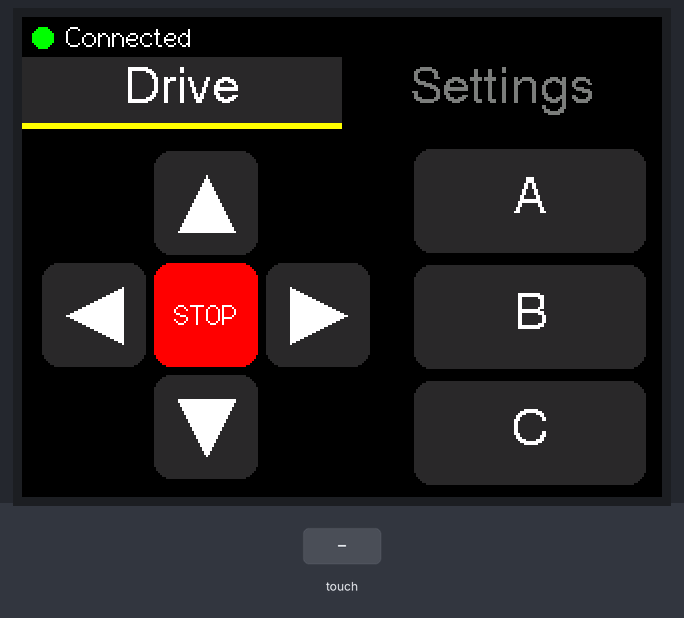
Bench run of a program on a simulated ESP32. Shown: 320×240 colour display. The test bench sets the inputs (shaded band). EEPROM starts erased; USB keyboard and mouse output is not drawn.

Above: at 1.5 s.
1.6 s: touch panel pressed at 62 % / 10 % of its raw x / y range
At 2.9 s:
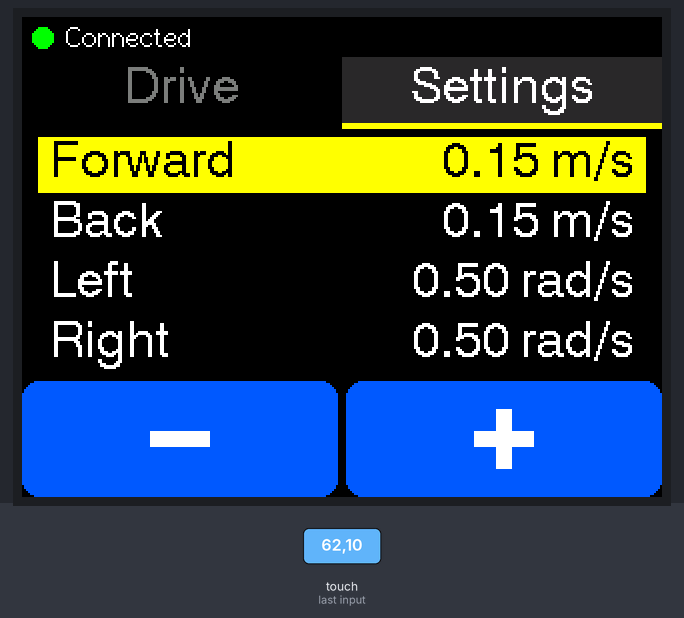
3.2 s: touch panel pressed at 13 % / 70 % of its raw x / y range
At 3.9 s:
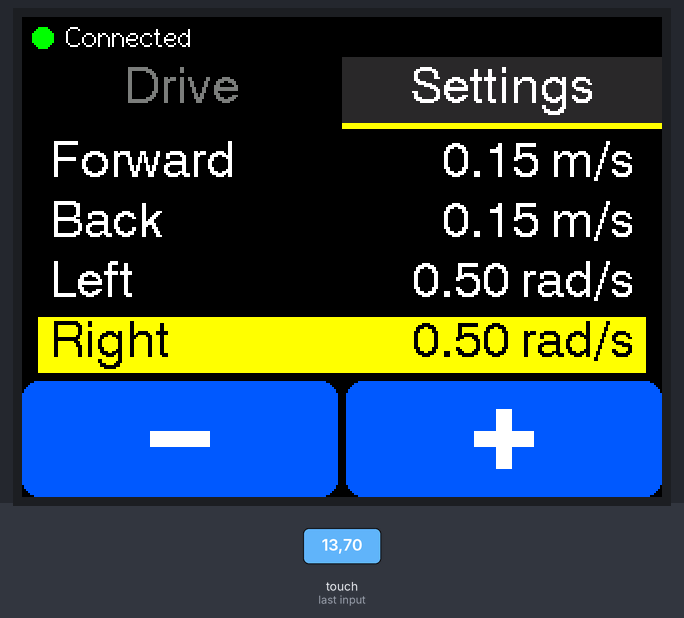
Timing chart, 0 to 6.2 s (numbered marks = the images above; inputs shaded):
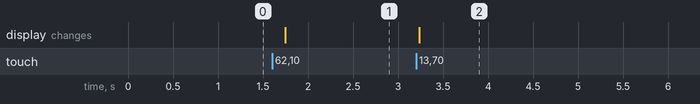

Measured:
- after the input at 1.6 s, the display: changes after 0.15 s (image 1)
- after the input at 3.2 s, the display: changes at once (image 2)

The program:

main.cpp
```cpp
// Yellow Pad, tabbed design: a touchscreen BLE gamepad for driving a ROS robot via teleop_twist_joy.
//
// Drive tab: holding an arrow moves the left stick in that direction and holds
// button 1 (the teleop enable / dead-man button). A, B and C hold buttons 2-4.
// Releasing stops. Settings tab: per-direction speeds in m/s and rad/s, saved in flash.
//
// The first design (arrows + speed panel in %) is in arrows_v1.cpp (env cyd_v1).

#include <Arduino.h>
#include <BleGamepad.h>
#include <Preferences.h>
#include <SPI.h>
#include <TFT_eSPI.h>
#include <XPT2046_Touchscreen.h>

// Touch controller is on its own SPI bus on the CYD.
constexpr int TOUCH_CS = 33;
constexpr int TOUCH_IRQ = 36;
constexpr int TOUCH_MOSI = 32;
constexpr int TOUCH_MISO = 39;
constexpr int TOUCH_CLK = 25;

// Raw touch range, typical for the CYD. Adjust if taps land off-target.
constexpr int RAW_X_MIN = 200, RAW_X_MAX = 3700;
constexpr int RAW_Y_MIN = 240, RAW_Y_MAX = 3800;

constexpr int16_t AXIS_MIN = 0;
constexpr int16_t AXIS_MAX = 32767;
constexpr int16_t AXIS_CENTER = 16384;

// The robot's speed at full stick. Must match scale_linear.x and
// scale_angular.yaw in yellow_pad/config/yellow_pad.yaml.
constexpr int LINEAR_MAX = 300;    // mm/s (0.3 m/s)
constexpr int ANGULAR_MAX = 1000;  // mrad/s (1.0 rad/s)

constexpr uint32_t LOOP_MS = 20;

enum Dir { UP, DOWN, LEFT, RIGHT, DIR_COUNT, NONE = -1 };
enum Tab { DRIVE, SETTINGS, TAB_COUNT };
const char* const TAB_NAMES[TAB_COUNT] = {"Drive", "Settings"};

constexpr int ACTION_COUNT = 3;
const char* const ACTION_LABELS[ACTION_COUNT] = {"A", "B", "C"};
const uint8_t ACTION_BUTTONS[ACTION_COUNT] = {BUTTON_2, BUTTON_3, BUTTON_4};

// A numeric setting, stored in thousandths of its unit (mm/s, mrad/s).
struct Setting {
  const char* label;
  const char* unit;
  const char* key;  // NVS key
  int step, max, fallback;
  int value;
};

// The first four are the speeds, indexed by Dir; their max is the full-stick speed.
// New settings go after them.
Setting settings[] = {
    {"Forward", "m/s", "up", 50, LINEAR_MAX, 150, 0},
    {"Back", "m/s", "down", 50, LINEAR_MAX, 150, 0},
    {"Left", "rad/s", "left", 100, ANGULAR_MAX, 500, 0},
    {"Right", "rad/s", "right", 100, ANGULAR_MAX, 500, 0},
};
constexpr int SETTING_COUNT = sizeof(settings) / sizeof(settings[0]);

struct Rect {
  int16_t x, y, w, h;
  bool contains(int px, int py) const { return px >= x && px < x + w && py >= y && py < y + h; }
};

// Layout for a 320x240 landscape screen: status line, tab bar, page.
constexpr int STATUS_H = 20;
const Rect TAB_RECTS[TAB_COUNT] = {{0, 20, 160, 36}, {160, 20, 160, 36}};
constexpr int PAGE_Y = 58;

// Drive page.
constexpr int PAD_CX = 92, PAD_CY = 149, KEY = 56, HALF = KEY / 2;
const Rect ARROW_RECTS[DIR_COUNT] = {
    {PAD_CX - HALF, PAD_CY - HALF - KEY, KEY, KEY},  // up
    {PAD_CX - HALF, PAD_CY + HALF, KEY, KEY},        // down
    {PAD_CX - HALF - KEY, PAD_CY - HALF, KEY, KEY},  // left
    {PAD_CX + HALF, PAD_CY - HALF, KEY, KEY},        // right
};
const Rect STOP_RECT = {PAD_CX - HALF, PAD_CY - HALF, KEY, KEY};
const Rect ACTION_RECTS[ACTION_COUNT] = {{196, 66, 116, 52}, {196, 124, 116, 52}, {196, 182, 116, 52}};

// Settings page. Rows fit four settings above the -/+ buttons; more will need paging.
// The -/+ buttons run to the screen edges; the drawn area is the touch area.
constexpr int ROW_Y = 60, ROW_H = 30;
const Rect MINUS_RECT = {0, 182, 158, 58};
const Rect PLUS_RECT = {162, 182, 158, 58};

constexpr uint16_t COLOR_BG = TFT_BLACK;
constexpr uint16_t COLOR_KEY = 0x2945;  // dark grey
constexpr uint16_t COLOR_ACTIVE = TFT_GREEN;
constexpr uint16_t COLOR_STOP = TFT_RED;
constexpr uint16_t COLOR_SELECT = TFT_YELLOW;
constexpr uint16_t COLOR_ADJUST = 0x02DF;  // medium blue

TFT_eSPI tft;
SPIClass touchSpi(VSPI);
XPT2046_Touchscreen touch(TOUCH_CS, TOUCH_IRQ);
BleGamepad gamepad("Yellow Pad", "pitosalas", 100);
Preferences prefs;

Tab tab = DRIVE;
int selected = 0;
Dir active = NONE;
int actionHeld = -1;
int adjustHeld = 0;  // -1 while the finger is on -, +1 on +
bool stopHeld = false;
bool wasTouched = false;
bool wasConnected = false;

Rect settingRect(int i) { return {8, static_cast<int16_t>(ROW_Y + i * ROW_H), 304, ROW_H - 2}; }

String formatSetting(const Setting& s) { return String(s.value / 1000.0f, 2) + " " + s.unit; }

void drawArrowGlyph(const Rect& r, Dir d, uint16_t color) {
  int cx = r.x + r.w / 2, cy = r.y + r.h / 2, s = 14;
  switch (d) {
    case UP: tft.fillTriangle(cx, cy - s, cx - s, cy + s, cx + s, cy + s, color); break;
    case DOWN: tft.fillTriangle(cx, cy + s, cx - s, cy - s, cx + s, cy - s, color); break;
    case LEFT: tft.fillTriangle(cx - s, cy, cx + s, cy - s, cx + s, cy + s, color); break;
    case RIGHT: tft.fillTriangle(cx + s, cy, cx - s, cy - s, cx - s, cy + s, color); break;
    default: break;
  }
}

void drawArrow(Dir d) {
  const Rect& r = ARROW_RECTS[d];
  bool on = active == d;
  tft.fillRoundRect(r.x + 2, r.y + 2, r.w - 4, r.h - 4, 8, on ? COLOR_ACTIVE : COLOR_KEY);
  drawArrowGlyph(r, d, on ? TFT_BLACK : TFT_WHITE);
}

void drawStop() {
  const Rect& r = STOP_RECT;
  tft.fillRoundRect(r.x + 2, r.y + 2, r.w - 4, r.h - 4, 8, stopHeld ? TFT_WHITE : COLOR_STOP);
  tft.setTextColor(stopHeld ? COLOR_STOP : TFT_WHITE);
  tft.setTextDatum(MC_DATUM);
  tft.drawString("STOP", r.x + r.w / 2, r.y + r.h / 2, 2);
}

void drawAction(int i) {
  const Rect& r = ACTION_RECTS[i];
  bool on = actionHeld == i;
  tft.fillRoundRect(r.x, r.y, r.w, r.h, 8, on ? COLOR_ACTIVE : COLOR_KEY);
  tft.setTextColor(on ? TFT_BLACK : TFT_WHITE);
  tft.setTextDatum(MC_DATUM);
  tft.drawString(ACTION_LABELS[i], r.x + r.w / 2, r.y + r.h / 2, 4);
}

void drawSettingRow(int i) {
  Rect r = settingRect(i);
  bool sel = selected == i;
  tft.fillRect(r.x, r.y, r.w, r.h, sel ? COLOR_SELECT : COLOR_BG);
  tft.setTextColor(sel ? TFT_BLACK : TFT_WHITE);
  tft.setTextDatum(ML_DATUM);
  tft.drawString(settings[i].label, r.x + 6, r.y + r.h / 2, 4);
  tft.setTextDatum(MR_DATUM);
  tft.drawString(formatSetting(settings[i]), r.x + r.w - 6, r.y + r.h / 2, 4);
}

// Draws - (sign -1) or + (sign +1) as thick bars; the font's minus is too small.
void drawAdjust(int sign) {
  const Rect& r = sign < 0 ? MINUS_RECT : PLUS_RECT;
  bool on = adjustHeld == sign;
  uint16_t glyph = on ? TFT_BLACK : TFT_WHITE;
  int cx = r.x + r.w / 2, cy = r.y + r.h / 2, len = 30, thick = 8;
  tft.fillRoundRect(r.x, r.y, r.w, r.h, 8, on ? COLOR_ACTIVE : COLOR_ADJUST);
  tft.fillRect(cx - len / 2, cy - thick / 2, len, thick, glyph);
  if (sign > 0) tft.fillRect(cx - thick / 2, cy - len / 2, thick, len, glyph);
}

void drawStatus(bool connected) {
  tft.fillRect(0, 0, 320, STATUS_H, COLOR_BG);
  tft.fillCircle(10, STATUS_H / 2, 5, connected ? TFT_GREEN : TFT_DARKGREY);
  tft.setTextColor(TFT_WHITE);
  tft.setTextDatum(ML_DATUM);
  tft.drawString(connected ? "Connected" : "Waiting for Bluetooth", 22, STATUS_H / 2, 2);
}

void drawTabs() {
  for (int t = 0; t < TAB_COUNT; t++) {
    const Rect& r = TAB_RECTS[t];
    bool on = tab == t;
    tft.fillRect(r.x, r.y, r.w, r.h, on ? COLOR_KEY : COLOR_BG);
    if (on) tft.fillRect(r.x, r.y + r.h - 3, r.w, 3, COLOR_SELECT);
    tft.setTextColor(on ? TFT_WHITE : TFT_DARKGREY);
    tft.setTextDatum(MC_DATUM);
    tft.drawString(TAB_NAMES[t], r.x + r.w / 2, r.y + r.h / 2 - 1, 4);
  }
}

void drawPage() {
  tft.fillRect(0, PAGE_Y, 320, 240 - PAGE_Y, COLOR_BG);
  if (tab == DRIVE) {
    for (int d = 0; d < DIR_COUNT; d++) drawArrow(static_cast<Dir>(d));
    drawStop();
    for (int i = 0; i < ACTION_COUNT; i++) drawAction(i);
  } else {
    for (int i = 0; i < SETTING_COUNT; i++) drawSettingRow(i);
    drawAdjust(-1);
    drawAdjust(1);
  }
}

void drawAll() {
  tft.fillScreen(COLOR_BG);
  drawStatus(wasConnected);
  drawTabs();
  drawPage();
}

void setButton(uint8_t button, bool down) {
  if (down) {
    gamepad.press(button);
  } else {
    gamepad.release(button);
  }
}

void sendGamepad() {
  int16_t x = AXIS_CENTER, y = AXIS_CENTER;
  if (active != NONE) {
    const Setting& s = settings[active];
    int16_t offset = static_cast<int32_t>(AXIS_MAX - AXIS_CENTER) * s.value / s.max;
    // HID axis minimum is up/left; ROS joy reports that as +1 (forward / turn left).
    switch (active) {
      case UP: y = AXIS_CENTER - offset; break;
      case DOWN: y = AXIS_CENTER + offset; break;
      case LEFT: x = AXIS_CENTER - offset; break;
      case RIGHT: x = AXIS_CENTER + offset; break;
      default: break;
    }
  }
  gamepad.setX(x);
  gamepad.setY(y);
  setButton(BUTTON_1, active != NONE);
  for (int i = 0; i < ACTION_COUNT; i++) setButton(ACTION_BUTTONS[i], actionHeld == i);
  if (gamepad.isConnected()) gamepad.sendReport();
}

void setActive(Dir d) {
  if (d == active) return;
  Dir prev = active;
  active = d;
  if (prev != NONE) drawArrow(prev);
  if (active != NONE) drawArrow(active);
  sendGamepad();
}

void setActionHeld(int i) {
  if (i == actionHeld) return;
  int prev = actionHeld;
  actionHeld = i;
  if (prev >= 0) drawAction(prev);
  if (actionHeld >= 0) drawAction(actionHeld);
  sendGamepad();
}

void setAdjustHeld(int sign) {
  if (sign == adjustHeld) return;
  int prev = adjustHeld;
  adjustHeld = sign;
  if (prev != 0) drawAdjust(prev);
  if (adjustHeld != 0) drawAdjust(adjustHeld);
}

void setStopHeld(bool held) {
  if (held == stopHeld) return;
  stopHeld = held;
  drawStop();
}

void selectTab(Tab t) {
  if (t == tab) return;
  tab = t;
  drawTabs();
  drawPage();
}

void selectSetting(int i) {
  if (i == selected) return;
  int prev = selected;
  selected = i;
  drawSettingRow(prev);
  drawSettingRow(selected);
}

void changeSetting(int steps) {
  Setting& s = settings[selected];
  int v = constrain(s.value + steps * s.step, 0, s.max);
  if (v == s.value) return;
  s.value = v;
  prefs.putInt(s.key, v);
  drawSettingRow(selected);
}

bool readTouch(int& x, int& y) {
  if (!touch.tirqTouched() || !touch.touched()) return false;
  TS_Point p = touch.getPoint();
  x = constrain(map(p.x, RAW_X_MIN, RAW_X_MAX, 0, 319), 0, 319);
  y = constrain(map(p.y, RAW_Y_MIN, RAW_Y_MAX, 0, 239), 0, 239);
  return true;
}

Dir arrowAt(int x, int y) {
  for (int d = 0; d < DIR_COUNT; d++) {
    if (ARROW_RECTS[d].contains(x, y)) return static_cast<Dir>(d);
  }
  return NONE;
}

int actionAt(int x, int y) {
  for (int i = 0; i < ACTION_COUNT; i++) {
    if (ACTION_RECTS[i].contains(x, y)) return i;
  }
  return -1;
}

void handleTouch() {
  int x, y;
  bool touched = readTouch(x, y);
  bool newPress = touched && !wasTouched;
  wasTouched = touched;

  if (!touched) {
    setActive(NONE);
    setActionHeld(-1);
    setAdjustHeld(0);
    setStopHeld(false);
    return;
  }

  // On the Settings page, light up - or + while the finger is on it.
  if (tab == SETTINGS) {
    setAdjustHeld(MINUS_RECT.contains(x, y) ? -1 : PLUS_RECT.contains(x, y) ? 1 : 0);
  }

  // On the Drive page, motion and A/B/C follow the finger; sliding off releases.
  if (tab == DRIVE) {
    setActive(arrowAt(x, y));
    setActionHeld(actionAt(x, y));
    setStopHeld(STOP_RECT.contains(x, y));
  }

  if (!newPress) return;
  for (int t = 0; t < TAB_COUNT; t++) {
    if (TAB_RECTS[t].contains(x, y)) selectTab(static_cast<Tab>(t));
  }
  if (tab != SETTINGS) return;
  for (int i = 0; i < SETTING_COUNT; i++) {
    if (settingRect(i).contains(x, y)) selectSetting(i);
  }
  if (MINUS_RECT.contains(x, y)) changeSetting(-1);
  if (PLUS_RECT.contains(x, y)) changeSetting(1);
}

void setup() {
  Serial.begin(115200);

  // Own namespace: the first design stores percentages under the same keys.
  prefs.begin("yellowpad2", false);
  for (Setting& s : settings) s.value = constrain(prefs.getInt(s.key, s.fallback), 0, s.max);

  tft.init();
  tft.setRotation(1);
  touchSpi.begin(TOUCH_CLK, TOUCH_MISO, TOUCH_MOSI, TOUCH_CS);
  touch.begin(touchSpi);
  touch.setRotation(1);

  BleGamepadConfiguration config;
  config.setAutoReport(false);
  config.setControllerType(CONTROLLER_TYPE_GAMEPAD);
  config.setButtonCount(4);
  config.setHatSwitchCount(0);
  config.setWhichAxes(true, true, false, false, false, false, false, false);
  config.setAxesMin(AXIS_MIN);
  config.setAxesMax(AXIS_MAX);
  gamepad.begin(&config);

  drawAll();
}

void loop() {
  bool connected = gamepad.isConnected();
  if (connected != wasConnected) {
    wasConnected = connected;
    drawStatus(connected);
    if (connected) sendGamepad();  // start the host from a centered, disabled state
  }
  handleTouch();
  delay(LOOP_MS);
}
```
